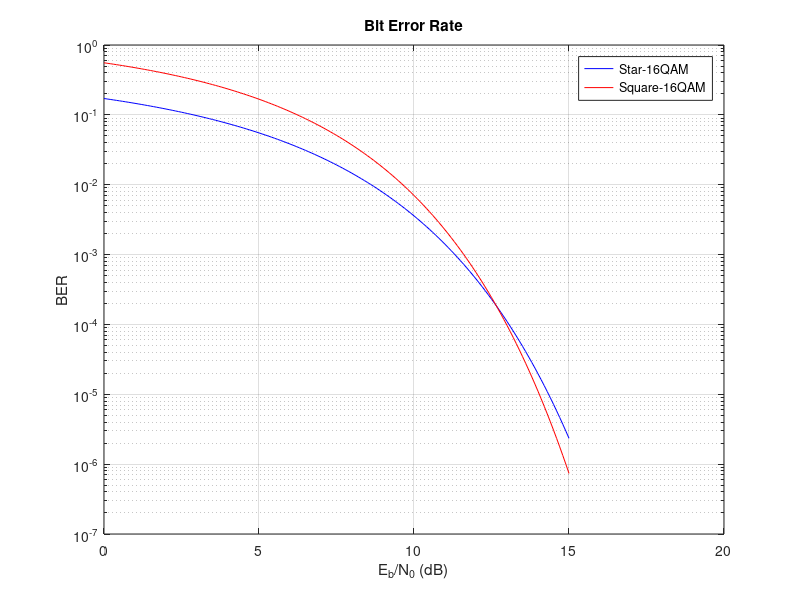
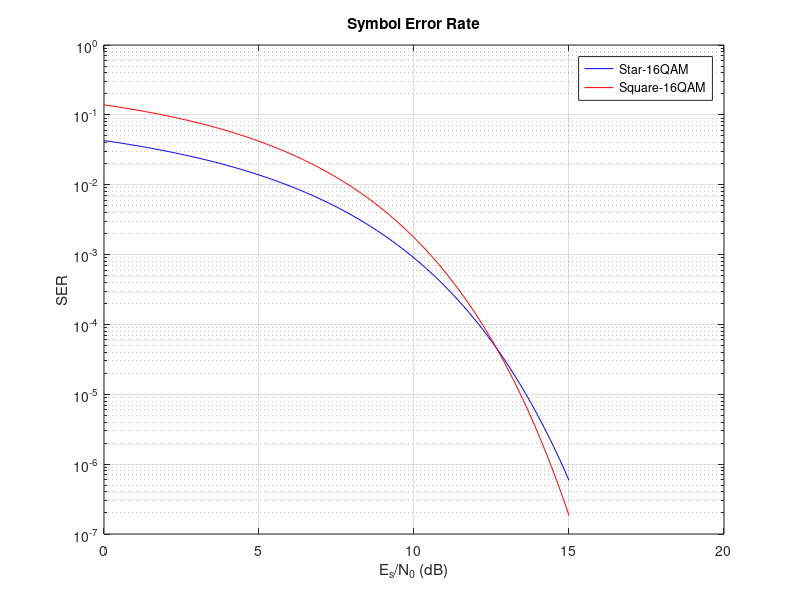

Write the MATLAB code that produced these figures, in order.
EbN0_dB = 0:0.1:15;
EbN0 = 10.^(EbN0_dB/10);
BER1 = erfc(sqrt(EbN0*sin(pi/8)*sin(pi/8)));
BER2 = 0.5*erfc(sqrt((2*0.64/4.24)/2*EbN0));
BER = BER1.*BER2;
SER = BER1.*BER2./4;
BERx = 1.5*erfc(sqrt((6/15)*EbN0));
SERx = BERx./4;
figure('Name','Bit Error Rate');
semilogy(EbN0_dB,BER,'-b',EbN0_dB,BERx,'-r')
grid on
legend('Star-16QAM','Square-16QAM')
ylabel('BER')
xlabel('E_b/N_0 (dB)')
title('Bit Error Rate')
hold on
figure('Name','Symbol Error Rate');
semilogy(EbN0_dB,SER,'-b',EbN0_dB,SERx,'-r')
grid on
legend('Star-16QAM','Square-16QAM')
ylabel('SER')
xlabel('E_s/N_0 (dB)')
title('Symbol Error Rate')